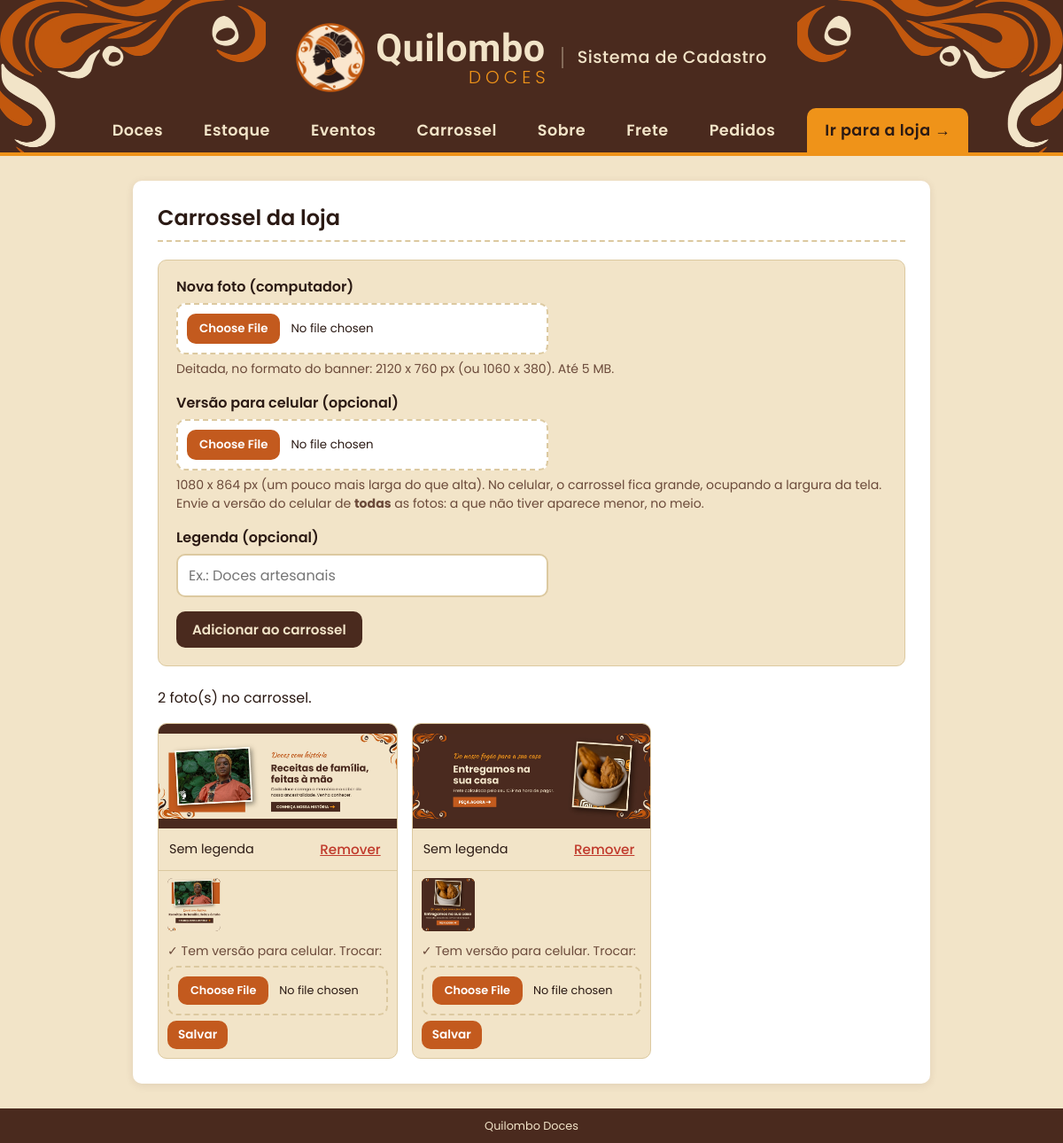
/carrossel (signed in), run on the app's committed database.
### tables this page shows
CREATE TABLE carrossel (
                id      INTEGER PRIMARY KEY AUTOINCREMENT,
                imagem  TEXT    NOT NULL,
                legenda TEXT
            , imagem_celular TEXT);

### app.py (the view, shortened to what this page needs)
@app.route("/carrossel", methods=["GET", "POST"])
def carrossel():
    conn = conectar_banco()
    erros = {}
    slides = conn.execute('SELECT * FROM carrossel ORDER BY id').fetchall()
    conn.close()
    return render_template("carrossel.html", slides=slides, erros=erros,
                           msg=request.args.get("msg", "")), (400 if erros else 200)

### app.py (called while the page is built)
@app.context_processor
def dados_globais():
    return {
        "qtd_carrinho": sum(session.get("carrinho", {}).values()),
        "whatsapp": WHATSAPP,
        "pedidos_pendentes": contar_pedidos_pendentes(),
        "cliente": cliente_atual(),      # cliente logado na loja (ou None)
    }

def contar_pedidos_pendentes():
    conn = conectar_banco()
    qtd = conn.execute(
        "SELECT COUNT(*) FROM pedidos WHERE status = 'informado'").fetchone()[0]
    conn.close()
    return qtd

@app.before_request
def proteger_admin():
    endpoint = request.endpoint or ""
    if (not endpoint                            # pagina que nao existe: mostra o erro 404
            or endpoint.startswith("loja")
            or endpoint.startswith("contas.")
            or endpoint in PAGINAS_PUBLICAS
            or session.get("admin_id")
            or conta_e_admin()):                  # conta de admin logada na loja: entra direto
        return None
    if endpoint == "listar":
        return redirect(url_for("loja"))
    proximo = request.path if request.method == "GET" else ""
    return redirect(url_for("admin_entrar", proximo=proximo))

### contas.py (called while the page is built, shortened)
def so_numeros(texto):
    return "".join(c for c in texto if c.isdigit())

def cliente_atual():
    id_cliente = session.get("cliente_id")
    if not id_cliente:
        return None
    conn = conectar_banco()
    cliente = conn.execute('SELECT * FROM clientes WHERE id = ?',
                           (id_cliente,)).fetchone()
    conn.close()
    if cliente is None:                     # conta apagada: sai da sessao
        session.pop("cliente_id", None)
    return cliente

def conta_e_admin():
    cliente = cliente_atual()
    return cliente is not None and so_numeros(cliente["cpf"]) in CPFS_ADMIN

@contas.before_app_request
def exigir_email():
    endpoint = request.endpoint or ""
    if not (endpoint.startswith("loja") or endpoint.startswith("contas.")):
        return None                         # area do admin, arquivos etc.

### templates/carrossel.html (shortened to what this page needs)
{% extends "base.html" %}
{% block conteudo %}
  <h2>Carrossel da loja</h2>
  <form method="post" action="{{ url_for('carrossel') }}" enctype="multipart/form-data" class="caixa-envio">
    <p>
      <label for="imagem">Nova foto (computador)</label>
      <input type="file" id="imagem" name="imagem" accept="image/*">
      <span class="dica">Deitada, no formato do banner: 2120 x 760 px (ou 1060 x 380). Até 5 MB.</span>
    </p>
    <p>
      <label for="imagem_celular">Versão para celular (opcional)</label>
      <input type="file" id="imagem_celular" name="imagem_celular" accept="image/*">
      <span class="dica">1080 x 864 px (um pouco mais larga do que alta). No celular, o carrossel fica grande,
        ocupando a largura da tela. Envie a versão do celular de <b>todas</b> as fotos: a que não tiver
        aparece menor, no meio.</span>
    </p>
    <p>
      <label for="legenda">Legenda (opcional)</label>
      <input type="text" id="legenda" name="legenda" placeholder="Ex.: Doces artesanais">
    </p>
    <p><button type="submit">Adicionar ao carrossel</button></p>
  </form>
  {% if slides %}
    <p>{{ slides|length }} foto(s) no carrossel.</p>
    <div class="grade-fotos">
      {% for s in slides %}
        <figure>
          <img src="{{ url_for('static', filename='uploads/' ~ s['imagem']) }}" alt="{{ s['legenda'] or 'Foto do carrossel' }}">
          <figcaption>
            <span>{{ s['legenda'] or 'Sem legenda' }}</span>
            <form method="post" action="{{ url_for('excluir_slide', id_slide=s['id']) }}"
                  onsubmit="return confirm('Remover esta foto do carrossel?');">
              <button type="submit" class="link-perigo">Remover</button>
            </form>
          </figcaption>
          <form class="foto-celular" method="post" enctype="multipart/form-data"
                action="{{ url_for('foto_celular_slide', id_slide=s['id']) }}">
            {% if s['imagem_celular'] %}
              <img src="{{ url_for('static', filename='uploads/' ~ s['imagem_celular']) }}" alt="Versão para celular">
              <span class="dica">&#10003; Tem versão para celular. Trocar:</span>
            {% else %}
              <span class="dica">Sem versão para celular. Enviar (1080 x 864):</span>
            {% endif %}
            <input type="file" name="imagem_celular" accept="image/*" aria-label="Foto para celular">
            <button type="submit" class="botao">Salvar</button>
          </form>
        </figure>
      {% endfor %}
    </div>
  {% else %}
    <p class="vazio">Nenhuma foto no carrossel ainda.</p>
  {% endif %}
{% endblock %}

### static/estilo.css (style rules this page uses)
:root { --areia: #f2e4c8; --areia-escura: #e8d5ae; --cacau: #2b1a14; --raiz: #4a2a1e; --cacau-2: #2b1a14; --terracota: #c35a1e; --terracota-hover: #4a2a1e; --ouro: #ef9319; --ouro-hover: #d6820f; --verde: #25d366; --verde-hover: #1da851; --perigo: #c0392b; --sucesso-bg: #e8f6ec; --sucesso-txt: #1e6b3a; --erro-bg: #fdecea; --branco: #ffffff; --borda: #dcc9a0; --texto-suave: #6b4a3a; --raio: 10px; --raio-grande: 12px; --sombra: 0 2px 10px rgba(74, 42, 30, 0.10); --sombra-forte: 0 8px 20px rgba(74, 42, 30, 0.18); --fonte-texto: "Poppins", Arial, sans-serif; --fonte-marca: "Kaushan Script", cursive; }
* { box-sizing: border-box; }
body { margin: 0; font-family: var(--fonte-texto); font-size: 16px; line-height: 1.5; color: var(--cacau); background: var(--areia); min-height: 100vh; display: flex; flex-direction: column; }
h1, h2, h3 { font-family: var(--fonte-texto); font-weight: 600; line-height: 1.2; }
img { max-width: 100%; }
.dica { display: block; color: var(--texto-suave); font-size: 0.88rem; margin-top: 6px; }
main h2 { margin-top: 0; padding-bottom: 10px; border-bottom: 2px dashed var(--borda); }
button, .botao, .btn-whatsapp { font-family: inherit; font-size: 0.95rem; font-weight: 600; border: none; border-radius: var(--raio); padding: 9px 18px; cursor: pointer; text-decoration: none; display: inline-block; transition: background 0.2s, transform 0.1s; }
button { background: var(--raiz); color: var(--areia); }
.botao { background: var(--terracota); color: var(--branco); }
.link-perigo { background: none; color: var(--perigo); padding: 4px 6px; text-decoration: underline; font-weight: 500; }
form p { margin: 0 0 16px; }
label { display: block; font-weight: 600; margin-bottom: 6px; }
input[type="text"], input[type="password"], input[type="number"], input[type="date"], textarea { width: 100%; max-width: 420px; padding: 10px 12px; font-family: inherit; font-size: 1rem; color: var(--cacau); background: var(--areia); border: 2px solid var(--borda); border-radius: var(--raio); transition: border-color 0.2s, box-shadow 0.2s; }
input[type="file"] { display: block; width: 100%; max-width: 420px; padding: 10px; font-family: inherit; background: var(--areia); border: 2px dashed var(--borda); border-radius: var(--raio); cursor: pointer; }
.caixa-envio { padding: 18px 20px 4px; margin-bottom: 24px; background: var(--areia); border: 1px solid var(--borda); border-radius: var(--raio); }
.caixa-envio input[type="file"], .caixa-envio input[type="text"] { background: var(--branco); }
.foto-celular { display: flex; flex-wrap: wrap; align-items: center; gap: 6px 8px; padding: 8px 10px 10px; border-top: 1px solid var(--borda); }
.grade-fotos .foto-celular img { width: 60px; height: 60px; aspect-ratio: auto; object-fit: cover; border-radius: 6px; }
.foto-celular input[type="file"] { font-size: 0.8rem; max-width: 100%; }
.foto-celular .botao { padding: 6px 12px; font-size: 0.85rem; }
.grade-fotos { display: grid; grid-template-columns: repeat(auto-fill, minmax(240px, 1fr)); gap: 16px; }
.grade-fotos figure { margin: 0; background: var(--areia); border: 1px solid var(--borda); border-radius: var(--raio); overflow: hidden; }
.grade-fotos img { display: block; width: 100%; aspect-ratio: 16 / 7; object-fit: contain; background: var(--raiz); }
.grade-fotos figcaption { display: flex; align-items: center; justify-content: space-between; gap: 8px; padding: 8px 12px; font-size: 0.9rem; }
.grade-fotos form { margin: 0; }

### data on the page
carrossel: imagem (picture), legenda "Sem legenda", imagem_celular (picture)
carrossel: imagem (picture), legenda "Sem legenda", imagem_celular (picture)

### other printed values
{{ slides|length }} "2"
